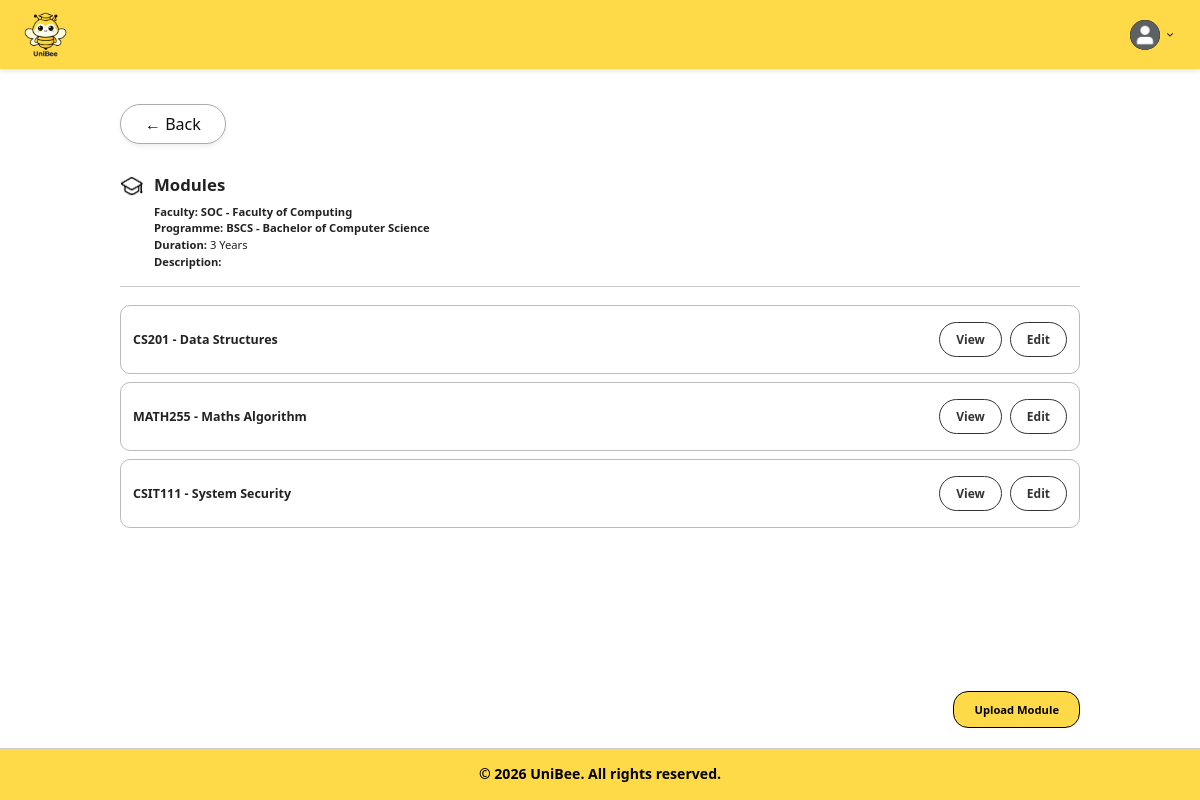
/boundary/uploadModuleListPage.php?programmeId=1&facultyId=1 (signed in), run on the app's committed database.
### tables this page shows
CREATE TABLE Faculties (
    id INT PRIMARY KEY AUTO_INCREMENT,
    universityId INT NOT NULL,
    name VARCHAR(255) NOT NULL,
    code VARCHAR(50),
    description TEXT,
    createdAt DATETIME DEFAULT CURRENT_TIMESTAMP,
    updatedAt DATETIME DEFAULT CURRENT_TIMESTAMP ON UPDATE CURRENT_TIMESTAMP,
    FOREIGN KEY (universityId) REFERENCES Universities(id) ON DELETE CASCADE
);

CREATE TABLE Programmes (
    id INT PRIMARY KEY AUTO_INCREMENT,
    facultyId INT NOT NULL,
    courseCoordinatorId INT NULL,
    name VARCHAR(255) NOT NULL,
    code VARCHAR(50),
    durationYears INT,
    description TEXT,
    createdAt DATETIME DEFAULT CURRENT_TIMESTAMP,
    updatedAt DATETIME DEFAULT CURRENT_TIMESTAMP ON UPDATE CURRENT_TIMESTAMP,
    FOREIGN KEY (facultyId) REFERENCES Faculties(id) ON DELETE CASCADE,
    FOREIGN KEY (courseCoordinatorId) REFERENCES Users(id) ON DELETE SET NULL
);

CREATE TABLE Modules (
    id INT PRIMARY KEY AUTO_INCREMENT,
    programmeId INT NOT NULL,
    name VARCHAR(255) NOT NULL,
    code VARCHAR(50),
    credits INT,
    semester ENUM('1', '2', 'special') DEFAULT '1',
    description TEXT,
    createdAt DATETIME DEFAULT CURRENT_TIMESTAMP,
    updatedAt DATETIME DEFAULT CURRENT_TIMESTAMP ON UPDATE CURRENT_TIMESTAMP,
    FOREIGN KEY (programmeId) REFERENCES Programmes(id) ON DELETE CASCADE
);

### entity/faculties.php (called while the page is built, shortened)
<?php
class Faculties
{
    public function getFacultyById($facultyId, $universityId)
    {
        $database = new Database();
        $db = $database->connect();
        $sql = "SELECT
                id,
                universityId,
                name,
                code,
                description,
                createdAt,
                updatedAt
            FROM Faculties
            WHERE id = ?
            AND universityId = ?";
        $stmt = $db->prepare($sql);
        $stmt->execute([
            $facultyId,
            $universityId
        ]);
        return $stmt->fetch(PDO::FETCH_ASSOC);
    }
}

### controller/manageUniversityInformationController.php (called while the page is built, shortened)
<?php
require_once "../entity/faculties.php";
require_once "../entity/programmes.php";
require_once "../entity/modules.php";
class ManageUniversityInformationController
{
    private $faculties;
    private $programmes;
    private $modules;
    public function __construct()
    {
        $this->faculties = new Faculties();
        $this->programmes = new Programmes();
        $this->modules = new Modules();
    }
    public function getFacultyById($facultyId, $universityId)
    {
        return $this->faculties->getFacultyById($facultyId, $universityId);
    }
    public function getProgrammeById($programmeId, $facultyId, $universityId)
    {
        return $this->programmes->getProgrammeById($programmeId, $facultyId, $universityId);
    }
    public function getModulesByProgramme($programmeId)
    {
        return $this->modules->getModulesByProgramme($programmeId);
    }
}

### entity/programmes.php (called while the page is built, shortened)
<?php
class Programmes
{
    public function getProgrammeById($programmeId, $facultyId, $universityId)
    {
        $database = new Database();
        $db = $database->connect();
        $sql = "SELECT
                p.id,
                p.facultyId,
                p.name,
                p.code,
                p.durationYears,
                p.description,
                p.createdAt,
                p.updatedAt
            FROM Programmes p
            INNER JOIN Faculties f
                ON p.facultyId = f.id
            WHERE p.id = ?
            AND p.facultyId = ?
            AND f.universityId = ?";
        $stmt = $db->prepare($sql);
        $stmt->execute([
            $programmeId,
            $facultyId,
            $universityId
        ]);
        return $stmt->fetch(PDO::FETCH_ASSOC);
    }
}

### entity/modules.php (called while the page is built, shortened)
<?php
class Modules
{
    public function getModulesByProgramme($programmeId)
    {
        $database = new Database();
        $db = $database->connect();
        $sql = "SELECT
                    id,
                    programmeId,
                    name,
                    code,
                    credits,
                    semester,
                    description,
                    createdAt,
                    updatedAt
                FROM Modules
                WHERE programmeId = ?
                ORDER BY id ASC";
        $stmt = $db->prepare($sql);
        $stmt->execute([$programmeId]);
        return $stmt->fetchAll(PDO::FETCH_ASSOC);
    }
}

### boundary/uploadModuleListPage.php (the view, shortened to what this page needs)
<?php
require_once "../controller/manageUniversityInformationController.php";
$programmeId = isset($_GET['programmeId'])
    ? (int) $_GET['programmeId']
    : 0;
$facultyId = isset($_GET['facultyId'])
    ? (int) $_GET['facultyId']
    : 0;
$universityId = $_SESSION['university_id'] ?? null;
$controller = new ManageUniversityInformationController();
$programme = $controller->getProgrammeById(
    $programmeId,
    $facultyId,
    $universityId
);
$faculty = $controller->getFacultyById(
    $facultyId,
    $universityId
);
$modules = $controller->getModulesByProgramme(
    $programmeId
);
?>
<!DOCTYPE html>
<html lang="en">
<head>
    <link rel="stylesheet" href="../style.css">
</head>
<body>
    <header class="header">
        <div class="logo-container">
            <img
                src="../images/uniBeeLogo.png"
                alt="UniBee Logo"
            >
        </div>
        <div class="dashboard-header-right">
            <div class="profile-dropdown">
                <div
                    class="profile-container"
                    onclick="toggleDropdown()"
                >
                    <img
                        src="../images/profilePic.png"
                        alt="Profile"
                        class="profile-icon"
                    >
                    <img
                        src="../images/dropdown.png"
                        alt="Menu"
                        class="dropdown-arrow"
                    >
                </div>
            </div>
        </div>
    </header>
    <main class="module-list-page">
        <div class="profile-header">
            <a
                href="uploadProgrammeListPage.php?facultyId=<?php echo urlencode($facultyId); ?>"
                class="btn-back"
            >
                &#8592; Back
            </a>
        </div>
        <section class="module-header">
            <img
                src="../images/faculty.png"
                alt="Faculty"
            >
            <div>
                <h1>Modules</h1>
                <div class="module-details">
                    <p>
                        <strong>Faculty:
                            <?php echo htmlspecialchars($faculty['code']); ?> -
                            <?php echo htmlspecialchars($faculty['name']); ?>
                        </strong>
                    </p>
                    <p>
                        <strong>Programme:
                            <?php echo htmlspecialchars($programme['code']); ?> -
                            <?php echo htmlspecialchars($programme['name']); ?>
                        </strong>
                    </p>
                    <p>
                        <strong>Duration:</strong>
                        <?php echo htmlspecialchars($programme['durationYears']); ?> Years
                    </p>
                    <p>
                        <strong>Description:</strong>
                    </p>
                </div>
            </div>
        </section>
        <?php if (empty($modules)): ?>
            <div class="empty-module-message">
                No module has been uploaded yet.
            </div>
        <?php else: ?>
            <div class="module-list">
                <?php foreach ($modules as $module): ?>
                    <div class="module-row">
                        <span>
                            <?php echo htmlspecialchars($module['code']); ?>
                            -
                            <?php echo htmlspecialchars($module['name']); ?>
                        </span>
                        <div class="module-actions">
                            <button
                                type="button"
                                class="action-button view-button"
                                onclick='viewModule(<?php echo json_encode($module); ?>)'
                            >
                                View
                            </button>
                            <button
                                type="button"
                                class="action-button edit-button"
                                onclick="openEditModule(this)"
                                data-id="<?php echo htmlspecialchars($module['id']); ?>"
                                data-name="<?php echo htmlspecialchars($module['name'], ENT_QUOTES, 'UTF-8'); ?>"
                                data-code="<?php echo htmlspecialchars($module['code'], ENT_QUOTES, 'UTF-8'); ?>"
                                data-credits="<?php echo htmlspecialchars($module['credits']); ?>"
                                data-semester="<?php echo htmlspecialchars($module['semester']); ?>"
                                data-description="<?php echo htmlspecialchars($module['description'] ?? '', ENT_QUOTES, 'UTF-8'); ?>"
                            >
                                Edit
                            </button>
                        </div>
                    </div>
                <?php endforeach; ?>
            </div>
        <?php endif; ?>
        <div class="upload-module-container">
            <a href="uploadListPage.php?type=module&facultyId=<?php echo urlencode($facultyId); ?>&programmeId=<?php echo urlencode($programmeId); ?>" class="upload-module-button">
                Upload Module
            </a>
        </div>
    </main>
    <footer>
        <div class="footer-bottom-bar">
            &copy; 2026 UniBee. All rights reserved.
        </div>
    </footer>
</body>
</html>

### boundary/uploadModuleListPage.php (style rules this page uses)
.module-row { padding: 16px 12px; border: 1px solid #bbb; border-radius: 10px; box-shadow: none; display: flex; align-items: center; justify-content: space-between; gap: 16px; }
.module-list-page .module-actions { display: flex; align-items: center; gap: 8px; flex-shrink: 0; }
.module-list-page .module-actions .action-button { padding: 8px 16px; border: 1px solid #333; border-radius: 20px; background: white; font-size: 0.75rem; font-weight: 600; cursor: pointer; color: #333; }

### data on the page
faculties: code "SOC", name "Faculty of Computing"
programmes: code "BSCS", name "Bachelor of Computer Science", durationYears "3"
modules: code "CS201", name "Data Structures"
modules: code "MATH255", name "Maths Algorithm"
modules: code "CSIT111", name "System Security"
